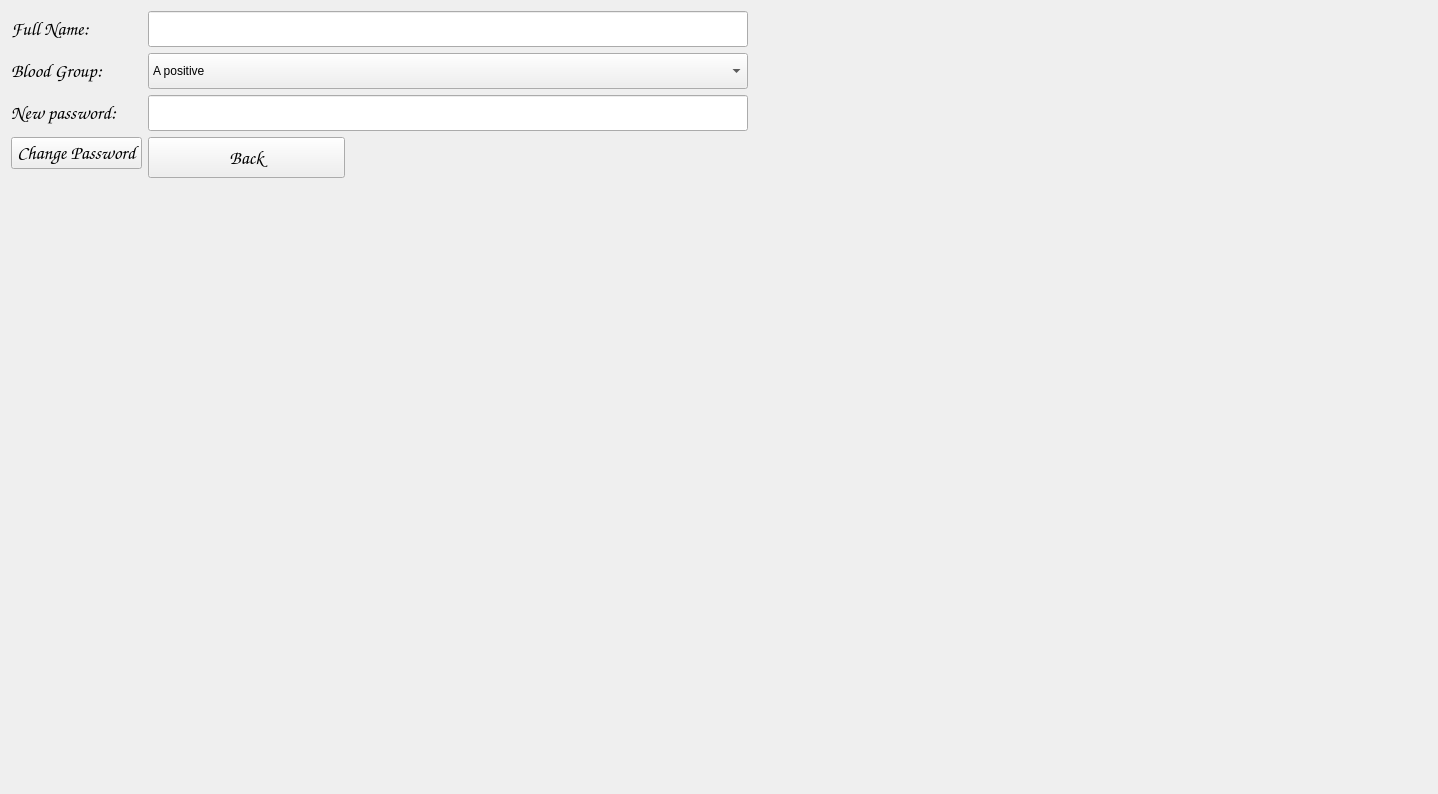
<?xml version="1.0" encoding="UTF-8"?>
<ui version="4.0">
 <class>Form</class>
 <widget class="QWidget" name="Form">
  <property name="geometry">
   <rect>
    <x>0</x>
    <y>0</y>
    <width>1438</width>
    <height>794</height>
   </rect>
  </property>
  <property name="windowTitle">
   <string>Form</string>
  </property>
  <property name="styleSheet">
   <string notr="true">border-image: url(:/newPrefix/Form graphics/login3nutri.jpg);</string>
  </property>
  <layout class="QFormLayout" name="formLayout">
   <item row="0" column="0">
    <widget class="QLabel" name="label">
     <property name="font">
      <font>
       <family>Comic Sans MS</family>
       <pointsize>14</pointsize>
       <weight>75</weight>
       <italic>true</italic>
       <bold>true</bold>
      </font>
     </property>
     <property name="styleSheet">
      <string notr="true">border-image:none;</string>
     </property>
     <property name="text">
      <string>Full Name:</string>
     </property>
    </widget>
   </item>
   <item row="0" column="1">
    <widget class="QLineEdit" name="lineEdit">
     <property name="sizePolicy">
      <sizepolicy hsizetype="Fixed" vsizetype="Fixed">
       <horstretch>0</horstretch>
       <verstretch>0</verstretch>
      </sizepolicy>
     </property>
     <property name="minimumSize">
      <size>
       <width>600</width>
       <height>36</height>
      </size>
     </property>
     <property name="styleSheet">
      <string notr="true">border-image:none;
</string>
     </property>
    </widget>
   </item>
   <item row="1" column="0">
    <widget class="QLabel" name="label_2">
     <property name="font">
      <font>
       <family>Comic Sans MS</family>
       <pointsize>14</pointsize>
       <weight>75</weight>
       <italic>true</italic>
       <bold>true</bold>
      </font>
     </property>
     <property name="styleSheet">
      <string notr="true">border-image:none;</string>
     </property>
     <property name="text">
      <string>Blood Group:</string>
     </property>
    </widget>
   </item>
   <item row="3" column="0">
    <widget class="QLabel" name="label_3">
     <property name="font">
      <font>
       <family>Comic Sans MS</family>
       <pointsize>14</pointsize>
       <weight>75</weight>
       <italic>true</italic>
       <bold>true</bold>
      </font>
     </property>
     <property name="styleSheet">
      <string notr="true">border-image:none;</string>
     </property>
     <property name="text">
      <string>New password:</string>
     </property>
    </widget>
   </item>
   <item row="3" column="1">
    <widget class="QLineEdit" name="lineEdit_3">
     <property name="sizePolicy">
      <sizepolicy hsizetype="Fixed" vsizetype="Fixed">
       <horstretch>0</horstretch>
       <verstretch>0</verstretch>
      </sizepolicy>
     </property>
     <property name="minimumSize">
      <size>
       <width>600</width>
       <height>36</height>
      </size>
     </property>
     <property name="styleSheet">
      <string notr="true">border-image:none;</string>
     </property>
    </widget>
   </item>
   <item row="4" column="0">
    <widget class="QPushButton" name="pushButton">
     <property name="sizePolicy">
      <sizepolicy hsizetype="Fixed" vsizetype="Fixed">
       <horstretch>0</horstretch>
       <verstretch>0</verstretch>
      </sizepolicy>
     </property>
     <property name="font">
      <font>
       <family>Comic Sans MS</family>
       <pointsize>14</pointsize>
       <weight>75</weight>
       <italic>true</italic>
       <bold>true</bold>
      </font>
     </property>
     <property name="styleSheet">
      <string notr="true">border-image:none;
background-image: url(:/newPrefix/Form graphics/ImagBtun.jpg);
</string>
     </property>
     <property name="text">
      <string>Change Password</string>
     </property>
    </widget>
   </item>
   <item row="4" column="1">
    <widget class="QPushButton" name="pushButton_2">
     <property name="sizePolicy">
      <sizepolicy hsizetype="Fixed" vsizetype="Fixed">
       <horstretch>0</horstretch>
       <verstretch>0</verstretch>
      </sizepolicy>
     </property>
     <property name="minimumSize">
      <size>
       <width>197</width>
       <height>41</height>
      </size>
     </property>
     <property name="font">
      <font>
       <family>Comic Sans MS</family>
       <pointsize>14</pointsize>
       <weight>75</weight>
       <italic>true</italic>
       <bold>true</bold>
      </font>
     </property>
     <property name="styleSheet">
      <string notr="true">border-image:none;
background-image: url(:/newPrefix/Form graphics/ImagBtun.jpg);</string>
     </property>
     <property name="text">
      <string>Back</string>
     </property>
    </widget>
   </item>
   <item row="1" column="1">
    <widget class="QComboBox" name="comboBox_2">
     <property name="sizePolicy">
      <sizepolicy hsizetype="Fixed" vsizetype="Fixed">
       <horstretch>0</horstretch>
       <verstretch>0</verstretch>
      </sizepolicy>
     </property>
     <property name="minimumSize">
      <size>
       <width>600</width>
       <height>36</height>
      </size>
     </property>
     <property name="styleSheet">
      <string notr="true">border-image:none;</string>
     </property>
     <item>
      <property name="text">
       <string>A positive</string>
      </property>
     </item>
     <item>
      <property name="text">
       <string>B positive</string>
      </property>
     </item>
     <item>
      <property name="text">
       <string>AB positive</string>
      </property>
     </item>
     <item>
      <property name="text">
       <string>A negative</string>
      </property>
     </item>
     <item>
      <property name="text">
       <string>B negative</string>
      </property>
     </item>
     <item>
      <property name="text">
       <string>AB negative</string>
      </property>
     </item>
     <item>
      <property name="text">
       <string>O positive</string>
      </property>
     </item>
     <item>
      <property name="text">
       <string>O negative</string>
      </property>
     </item>
    </widget>
   </item>
  </layout>
 </widget>
 <resources>
  <include location="images.qrc"/>
 </resources>
 <connections/>
</ui>
